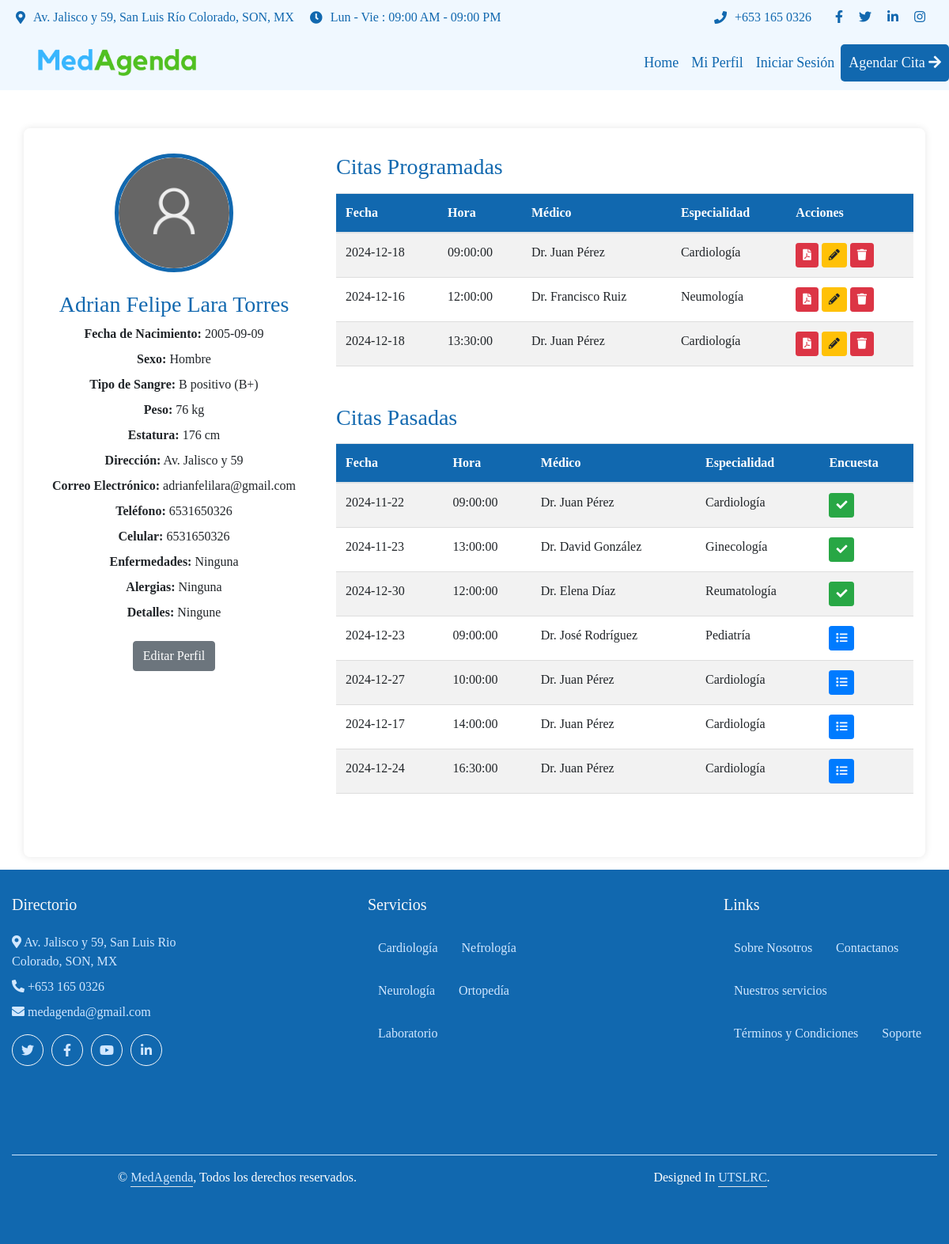
The app's page /perfil_paciente.php (signed in) with its own data.
### tables this page shows
CREATE TABLE `pacientes` (
  `idPacientes` int(11) NOT NULL,
  `nombrePaciente` varchar(50) NOT NULL,
  `nacimiento` date NOT NULL,
  `sexo` enum('H','M') NOT NULL,
  `sangre` varchar(18) NOT NULL,
  `peso` int(5) NOT NULL,
  `estatura` int(5) NOT NULL,
  `dir` varchar(70) NOT NULL,
  `correo` varchar(70) NOT NULL,
  `contra` varchar(250) NOT NULL,
  `telefono` varchar(10) NOT NULL,
  `celular` varchar(10) NOT NULL,
  `enfermedades` varchar(90) NOT NULL,
  `alergias` varchar(90) NOT NULL,
  `detalles` varchar(150) NOT NULL,
  `inhabilitado` bit(1) NOT NULL,
  `tipo_cuenta` enum('paciente') NOT NULL DEFAULT 'paciente',
  `foto_perfil` varchar(255) DEFAULT NULL
);

CREATE TABLE `citas` (
  `idCita` int(11) NOT NULL,
  `fecha` date NOT NULL,
  `hora` time NOT NULL,
  `fechaCancelacion` datetime DEFAULT NULL,
  `estado` varchar(50) NOT NULL DEFAULT 'En Espera',
  `idPaciente` int(11) NOT NULL,
  `idMedico` int(11) NOT NULL
);

CREATE TABLE `medicos` (
  `idMedico` int(11) NOT NULL,
  `nombreMedico` varchar(70) NOT NULL,
  `cedula` varchar(30) NOT NULL,
  `especialidad` varchar(70) NOT NULL,
  `correo` varchar(70) NOT NULL,
  `contra` varchar(35) NOT NULL,
  `tipo_cuenta` enum('medico') NOT NULL DEFAULT 'medico'
);

### perfil_paciente.php (the view, shortened to what this page needs)
<?php
include 'conexion.php';
$user_id = $_SESSION['user_id'];
$query = "SELECT * FROM pacientes WHERE idPacientes = ?";
$stmt = $conn->prepare($query);
$stmt->bind_param("i", $user_id);
$stmt->execute();
$result = $stmt->get_result();
$paciente = $result->fetch_assoc();
?>
<!DOCTYPE html>
<html lang="es">
<head>
    <link rel="stylesheet" href="style.css">
    <link rel="stylesheet" href="https://cdnjs.cloudflare.com/ajax/libs/font-awesome/5.15.4/css/all.min.css">
    <link rel="stylesheet" href="https://stackpath.bootstrapcdn.com/bootstrap/4.5.2/css/bootstrap.min.css">
</head>
<body>
    <div class="topbar">
        <div class="left">
            <i class="fas fa-map-marker-alt"></i>
            <span>Av. Jalisco y 59, San Luis Río Colorado, SON, MX</span>
            <i class="fas fa-clock"></i>
            <span>Lun - Vie : 09:00 AM - 09:00 PM</span>
        </div>
        <div class="right">
            <i class="fas fa-phone"></i>
            <span>+653 165 0326</span>
            <a href="https://www.facebook.com/TI.UTSLRC"><i class="fab fa-facebook-f"></i></a>
            <a href="https://x.com/Tics_UTSLRC"><i class="fab fa-twitter"></i></a>
            <a href="https://mx.linkedin.com/company/universidad-tecnol%C3%B3gica-de-san-luis-r%C3%ADo-colorado"><i class="fab fa-linkedin-in"></i></a>
            <a href="https://www.instagram.com/ti_utslrc/"><i class="fab fa-instagram"></i></a>
        </div>
    </div>
    <nav class="navbar navbar-expand-lg navbar-light sticky-top p-0 wow fadeIn">
        <a href="index.php" class="navbar-brand d-flex align-items-center px-4 px-lg-5">
            <img src="img/logo.png" class="logo">
        </a>
        <div class="collapse navbar-collapse" id="navbarCollapse">
            <div class="navbar-nav ms-auto p-4 p-lg-0">
                <a href="index.php" class="nav-item nav-link active">Home</a>
                <a href="perfil.php" id="profileLink" class="nav-item nav-link">Mi Perfil</a>
                <a href="#" id="authButton" class="nav-item nav-link">Iniciar Sesión</a>
            </div>
            <a href="agendar_cita.php" class="btnagendar">Agendar Cita <i class="fa fa-arrow-right ms-3"></i></a>
        </div>
    </nav>
    <div class="container mt-5">
        <div class="row">
            <div class="col-lg-4 text-center">
                <div class="profile-img">
                    <img src="<?php echo $paciente['foto_perfil'] ?? 'img/default-profile.png'; ?>" alt="Foto de Perfil" class="rounded-circle img-fluid" id="profile-img">
                </div>
                <div class="personal-info mt-4">
                    <h3><?php echo $paciente['nombrePaciente']; ?></h3>
                    <p><strong>Fecha de Nacimiento:</strong> <?php echo $paciente['nacimiento']; ?></p>
                    <p><strong>Sexo:</strong> <?php echo $paciente['sexo'] == 'H' ? 'Hombre' : 'Mujer'; ?></p>
                    <p><strong>Tipo de Sangre:</strong> <?php echo $paciente['sangre']; ?></p>
                    <p><strong>Peso:</strong> <?php echo $paciente['peso']; ?> kg</p>
                    <p><strong>Estatura:</strong> <?php echo $paciente['estatura']; ?> cm</p>
                    <p><strong>Dirección:</strong> <?php echo $paciente['dir']; ?></p>
                    <p><strong>Correo Electrónico:</strong> <?php echo $paciente['correo']; ?></p>
                    <p><strong>Teléfono:</strong> <?php echo $paciente['telefono']; ?></p>
                    <p><strong>Celular:</strong> <?php echo $paciente['celular']; ?></p>
                    <p><strong>Enfermedades:</strong> <?php echo $paciente['enfermedades']; ?></p>
                    <p><strong>Alergias:</strong> <?php echo $paciente['alergias']; ?></p>
                    <p><strong>Detalles:</strong> <?php echo $paciente['detalles']; ?></p>
                    <a href="modificar_paciente.php" class="btn btn-secondary mt-3">Editar Perfil</a>
                </div>
            </div>
            <div class="col-lg-8">
                <div class="appointments mb-5">
                    <h3>Citas Programadas</h3>
                    <table class="table table-striped">
                        <thead>
                            <tr>
                                <th>Fecha</th>
                                <th>Hora</th>
                                <th>Médico</th>
                                <th>Especialidad</th>
                                <th>Acciones</th>
                            </tr>
                        </thead>
                        <tbody>
                            <?php
                            $query = "SELECT citas.idCita, citas.fecha, citas.hora, medicos.nombreMedico, medicos.especialidad FROM citas JOIN medicos ON citas.idMedico = medicos.idMedico WHERE citas.idPaciente = ? AND citas.estado NOT IN ('Cancelada', 'Completada');";
                            $stmt = $conn->prepare($query);
                            $stmt->bind_param("i", $user_id);
                            $stmt->execute();
                            $result = $stmt->get_result();
                            while ($cita = $result->fetch_assoc()) {
                                echo "<tr>";
                                echo "<td>" . $cita['fecha'] . "</td>";
                                echo "<td>" . $cita['hora'] . "</td>";
                                echo "<td>" . $cita['nombreMedico'] . "</td>";
                                echo "<td>" . $cita['especialidad'] . "</td>";
                                echo "<td>";
                                echo "<a href='citaspdf.php?id=" . $cita['idCita'] . "' class='btn btn-sm btn-danger'><i class='fas fa-file-pdf'></i></a> ";
                                echo "<a href='editar_cita.php?id=" . $cita['idCita'] . "' class='btn btn-sm btn-warning'><i class='fas fa-pencil-alt'></i></a> ";
                                echo "<a href='#' onclick='confirmCancel(" . $cita['idCita'] . ")' class='btn btn-sm btn-danger'><i class='fas fa-trash'></i></a>";
                                echo "</td>";
                                echo "</tr>";
                            }
                            ?>
                        </tbody>
                    </table>
                </div>
                <div class="appointments mb-5">
                    <h3>Citas Pasadas</h3>
                    <table class="table table-striped">
                        <thead>
                            <tr>
                                <th>Fecha</th>
                                <th>Hora</th>
                                <th>Médico</th>
                                <th>Especialidad</th>
                                <th>Encuesta</th>
                            </tr>
                        </thead>
                        <tbody>
                            <?php
                            $query = "SELECT citas.idCita, citas.fecha, citas.hora, medicos.nombreMedico, medicos.especialidad FROM citas JOIN medicos ON citas.idMedico = medicos.idMedico WHERE citas.idPaciente = ? AND citas.estado = 'Completada'";
                            $stmt = $conn->prepare($query);
                            $stmt->bind_param("i", $user_id);
                            $stmt->execute();
                            $result = $stmt->get_result();
                            while ($cita = $result->fetch_assoc()) {
                                $encuestaQuery = "SELECT COUNT(*) as count FROM encuesta WHERE idCita = ?";
                                $encuestaStmt = $conn->prepare($encuestaQuery);
                                $encuestaStmt->bind_param("i", $cita['idCita']);
                                $encuestaStmt->execute(); $encuestaResult = $encuestaStmt->get_result();
                                $encuesta = $encuestaResult->fetch_assoc();
                                echo "<tr>";
                                echo "<td>" . $cita['fecha'] . "</td>";
                                echo "<td>" . $cita['hora'] . "</td>";
                                echo "<td>" . $cita['nombreMedico'] . "</td>";
                                echo "<td>" . $cita['especialidad'] . "</td>";
                                echo "<td>";
                                if ($encuesta['count'] > 0) {
                                    echo "<a href='#' (" . $cita['idCita'] . ")' class='btn btn-sm btn-success'><i class='fas fa-check'></i></a>";
                                } else {
                                    echo "<a href='#' onclick='openSurveyPopup(" . $cita['idCita'] . ")' class='btn btn-sm btn-primary'><i class='fas fa-list'></i></a>";
                                }
                                echo "</td>";
                                echo "</tr>";
                            }
                            ?>
                        </tbody>
                    </table>
                </div>
</body>
</html>
    <div class="container-fluid text-light footer">
        <div class="footer">
            <div class="row g-5">
                <div class="col-lg-3 col-md-6">
                    <h5 class="text-light mb-4">Directorio</h5>
                    <p class="mb-2"><i class="fa fa-map-marker-alt me-3"></i>       Av. Jalisco y 59, San Luis Rio Colorado, SON, MX</p>
                    <p class="mb-2"><i class="fa fa-phone-alt me-3"></i>        +653 165 0326</p>
                    <p class="mb-2"><i class="fa fa-envelope me-3"></i>     medagenda@gmail.com</p>
                    <div class="d-flex pt-2">
                        <a class="btn btn-outline-light btn-social rounded-circle" href="https://www.facebook.com/TI.UTSLRC"><i class="fab fa-twitter"></i></a>
                        <a class="btn btn-outline-light btn-social rounded-circle" href="https://x.com/Tics_UTSLRC"><i class="fab fa-facebook-f"></i></a>
                        <a class="btn btn-outline-light btn-social rounded-circle" href="https://mx.linkedin.com/company/universidad-tecnol%C3%B3gica-de-san-luis-r%C3%ADo-colorado"><i class="fab fa-youtube"></i></a>
                        <a class="btn btn-outline-light btn-social rounded-circle" href="https://www.instagram.com/ti_utslrc/"><i class="fab fa-linkedin-in"></i></a>
                    </div>
                </div>
                <div class="col-lg-3 col-md-6">
                    <h5 class="text-light mb-4">Servicios</h5>
                    <a class="btn btn-link" href="">Cardiología</a>
                    <a class="btn btn-link" href="">Nefrología</a>
                    <a class="btn btn-link" href="">Neurología</a>
                    <a class="btn btn-link" href="">Ortopedía</a>
                    <a class="btn btn-link" href="">Laboratorio</a>
                </div>
                <div class="col-lg-3 col-md-6">
                    <h5 class="text-light mb-4">Links</h5>
                    <a class="btn btn-link" href="">Sobre Nosotros</a>
                    <a class="btn btn-link" href="">Contactanos</a>
                    <a class="btn btn-link" href="">Nuestros servicios</a>
                    <a class="btn btn-link" href="">Términos y Condiciones</a>
                    <a class="btn btn-link" href="">Soporte</a>
                </div>
            </div>
        </div>
        <div class="footer">
            <div class="copyright">
                <div class="row">
                    <div class="col-md-6 text-center text-md-start mb-3 mb-md-0">
                        &copy; <a class="border-bottom" href="#">MedAgenda</a>, Todos los derechos reservados.
                    </div>
                    <div class="col-md-6 text-center text-md-end">
                        Designed In <a class="border-bottom" href="https://www.utslrc.edu.mx/">UTSLRC</a>.
                    </div>
                </div>
            </div>
        </div>
    </div>
</body>
</html>

### style.css (style rules this page uses)
* { margin: 0; font-family: Lexend; }
.topbar { background-color: aliceblue; color: #1168AF; padding: 10px 20px; display: flex; justify-content: space-between; align-items: center; }
.btnagendar { padding: 10px; background-color: #1168AF; color: aliceblue; border-radius: 5px; font-size: 18px; }
.topbar .left, .topbar .right { display: flex; align-items: center; }
.topbar .left i, .topbar .right i { margin-right: 10px; }
.topbar .left span { margin-right: 20px; }
.topbar .right a { color: #1168AF; text-decoration: none; margin-left: 10px; }
.topbar .right span { margin-right: 20px; }
.logo { height: auto; width: 200px; }
.navbar { background-color: aliceblue; }
.navbar .navbar-brand { height: 70px; }
.navbar .navbar-nav { margin-left: auto; }
.navbar .navbar-nav .nav-link { color: #1168AF !important; font-weight: 500; font-size: 18px; }
.navbar .btnagendar { background-color: #1168AF !important; border-color: #1168AF !important; color: aliceblue !important; }
.footer { background-color: #1168AF ; color: #ffffff; padding-top: 1rem; padding-bottom: 1.5rem; }
.footer h5 { color: #ffffff; margin-bottom: 1.5rem; }
.footer p, .footer a { color: #d1e7ff; margin-bottom: 1rem; }
.footer .btn-social { display: inline-flex; align-items: center; justify-content: center; width: 40px; height: 40px; border-radius: 50%; margin-right: 10px; transition: all 0.3s ease-in-out; }
.footer .copyright { border-top: 1px solid #d1e7ff; padding-top: 1rem; margin-top: 2rem; }
.footer .border-bottom { border-bottom: 1px solid #d1e7ff; padding-bottom: 0.2rem; transition: all 0.3s ease-in-out; }
.footer .row.g-5 { display: flex; flex-wrap: wrap; justify-content: space-between; }
.footer .col-lg-3, .footer .col-md-6 { flex: 1; min-width: 200px; margin-bottom: 1.5rem; }
body { margin: 0; background-color: #f8f9fa; }
.container { background-color: #ffffff; padding: 2rem; border-radius: 0.5rem; box-shadow: 0 0 10px rgba(0, 0, 0, 0.1); }
.profile-img img { width: 150px; height: 150px; object-fit: cover; border: 5px solid #1168AF; }
.personal-info h3 { color: #1168AF; }
.personal-info p { margin: 0.5rem 0; }
.appointments h3 { color: #1168AF; margin-bottom: 1rem; }
.appointments table { width: 100%; border-collapse: collapse; }
.appointments th, .appointments td { padding: 0.75rem; text-align: left; border-bottom: 1px solid #dddddd; }
.appointments th { background-color: #1168AF; color: #ffffff; }

### records on screen
pacientes: nombrePaciente "Adrian Felipe Lara Torres", nacimiento "2005-09-09", sangre "B positivo (B+)", peso "76", estatura "176", dir "Av. Jalisco y 59", correo "adrianfelilara@gmail.com", telefono "6531650326", celular "6531650326", enfermedades "Ninguna", alergias "Ninguna", detalles "Ningune"
citas: fecha "2024-12-18", hora "09:00:00", idMedico.nombreMedico "Dr. Juan Pérez", idMedico.especialidad "Cardiología"
citas: fecha "2024-12-16", hora "12:00:00", idMedico.nombreMedico "Dr. Francisco Ruiz", idMedico.especialidad "Neumología"
citas: fecha "2024-12-18", hora "13:30:00", idMedico.nombreMedico "Dr. Juan Pérez", idMedico.especialidad "Cardiología"
citas: fecha "2024-11-22", hora "09:00:00", idMedico.nombreMedico "Dr. Juan Pérez", idMedico.especialidad "Cardiología"
citas: fecha "2024-11-23", hora "13:00:00", idMedico.nombreMedico "Dr. David González", idMedico.especialidad "Ginecología"
citas: fecha "2024-12-30", hora "12:00:00", idMedico.nombreMedico "Dr. Elena Díaz", idMedico.especialidad "Reumatología"
citas: fecha "2024-12-23", hora "09:00:00", idMedico.nombreMedico "Dr. José Rodríguez", idMedico.especialidad "Pediatría"
citas: fecha "2024-12-27", hora "10:00:00", idMedico.nombreMedico "Dr. Juan Pérez", idMedico.especialidad "Cardiología"
citas: fecha "2024-12-17", hora "14:00:00", idMedico.nombreMedico "Dr. Juan Pérez", idMedico.especialidad "Cardiología"
citas: fecha "2024-12-24", hora "16:30:00", idMedico.nombreMedico "Dr. Juan Pérez", idMedico.especialidad "Cardiología"
